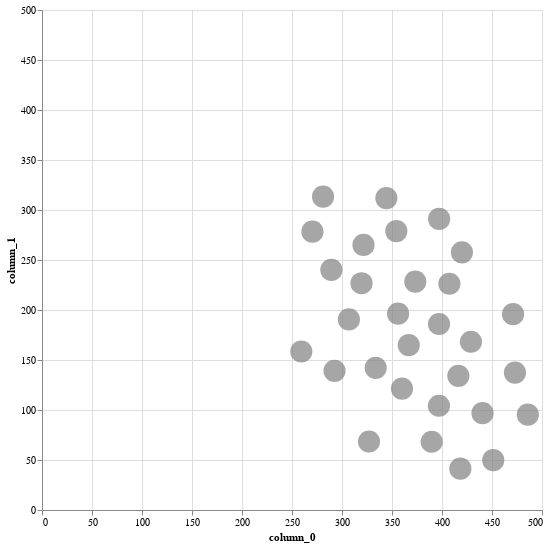

The cell this chart's notebook holds for it:
### Code cell
# or else the dots look more condensed 
create_plot(optimization_on=False)[0]

### Figure 1 — Vega-Lite specification as saved in the notebook (floating-point values rounded to 4 significant figures)
{"config": {"view": {"continuousWidth": 300, "continuousHeight": 300}}, "data": {"name": "data-d9b8e5f76245f1390d539a985b170343"}, "mark": {"type": "point", "color": "gray", "filled": true, "size": 490.9}, "encoding": {"x": {"field": "column_0", "scale": {"domain": [0, 500]}, "type": "quantitative"}, "y": {"field": "column_1", "scale": {"domain": [0, 500]}, "type": "quantitative"}}, "height": 500, "width": 500, "$schema": "https://vega.github.io/schema/vega-lite/v6.1.0.json", "datasets": {"data-d9b8e5f76245f1390d539a985b170343": [{"column_0": 473.0, "column_1": 137.4}, {"column_0": 440.5, "column_1": 96.85}, {"column_0": 428.9, "column_1": 168.2}, {"column_0": 471.1, "column_1": 195.8}, {"column_0": 485.8, "column_1": 95.35}, {"column_0": 416.4, "column_1": 134.1}, {"column_0": 397.0, "column_1": 186.0}, {"column_0": 407.4, "column_1": 226.3}, {"column_0": 366.8, "column_1": 164.9}, {"column_0": 360.0, "column_1": 121.4}, {"column_0": 306.9, "column_1": 190.6}, {"column_0": 373.3, "column_1": 228.4}, {"column_0": 321.5, "column_1": 265.1}, {"column_0": 354.3, "column_1": 278.9}, {"column_0": 419.9, "column_1": 257.6}, {"column_0": 319.5, "column_1": 226.8}, {"column_0": 292.5, "column_1": 139.2}, {"column_0": 289.4, "column_1": 240.1}, {"column_0": 259.3, "column_1": 158.5}, {"column_0": 344.4, "column_1": 311.9}, {"column_0": 270.4, "column_1": 278.3}, {"column_0": 281.1, "column_1": 313.3}, {"column_0": 397.2, "column_1": 291.0}, {"column_0": 356.1, "column_1": 196.3}, {"column_0": 333.7, "column_1": 142.2}, {"column_0": 389.7, "column_1": 68.28}, {"column_0": 396.9, "column_1": 104.3}, {"column_0": 451.2, "column_1": 49.86}, {"column_0": 418.3, "column_1": 41.35}, {"column_0": 327.0, "column_1": 68.51}]}}
